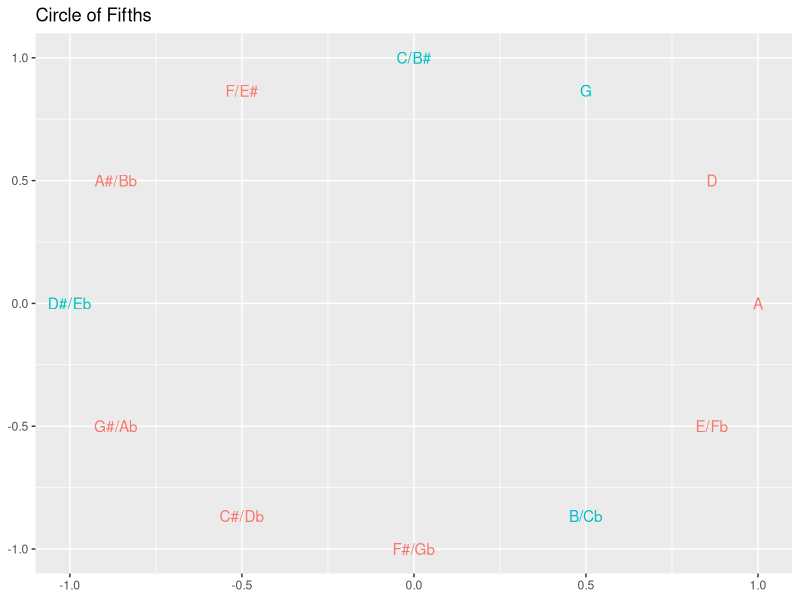

Source code (R):
## ---- chunk 1
knitr::opts_chunk$set(echo = TRUE)
## ---- chunk 2
library(tidyverse)
## ---- chunk 3
diatonic <- tibble(
  "Class" = c(9, 11, 0, 2, 4, 5, 7), 
  "Name" =  LETTERS[1:7])

sharps <- diatonic %>%
  transmute(Class = (Class + 1) %% 12,
         sharps = str_c(Name, "#"), )

flats <- diatonic %>%
  transmute(Class = (Class - 1) %% 12,
         flats = str_c(Name, 'b'))
## ---- chunk 4
Notes <- flats %>% 
  full_join(sharps, by = "Class") %>%
  full_join(diatonic, by = "Class") %>%
  mutate(across(-Class, str_replace_na)) %>%
  mutate(Name = str_c(Name, sharps, flats, sep = "/")) %>%
  mutate(Name = str_remove_all(Name, "NA/")) %>% 
  mutate(Name = str_remove_all(Name, "/NA")) %>%
  mutate(Name = str_remove_all(Name, "/$")) %>%
  select(Class, Name) %>%
  arrange(Class)
## ---- chunk 5
c5_classes <- 
  tibble("Class"  =  (5*(0:11)) %% 12,
         "c5_order" = 0:11) %>%
  mutate(c5_x = -sin(2*pi*c5_order/12),
         c5_y = cos(2*pi*c5_order/12))

Notes <- Notes %>% left_join(c5_classes, by = "Class")

## ---- chunk 6
pcs <- c(0, 3, 7, 11)

Notes %>% mutate(Selected = Class %in% pcs) %>%
  ggplot() +
  geom_text(aes(c5_x, c5_y, label = Name, color =Selected), show.legend = FALSE) +
  labs(
    title = 'Circle of Fifths',
    x = NULL, y = NULL)
## ---- chunk 7
write_csv(Notes, 'Notes.csv')
